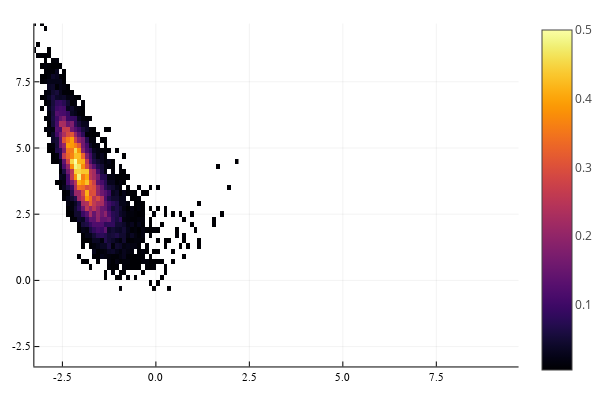
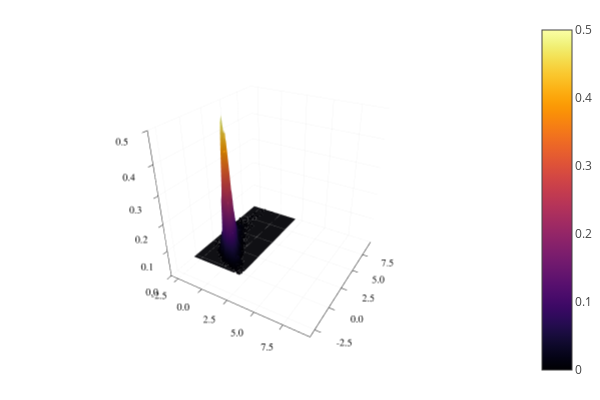

Notebook code for these charts, in order:
### Code cell
t = 1
data = componentwise_vectors_timepoint(sol, t);
plotHist([data[1] + data[3], data[2] + data[4]], 2)

### Figure 1 — Plotly figure (JSON) as saved in the notebook; plotly's stock layout.template omitted (floating-point values rounded to 4 significant figures; data arrays with more than 128 entries replaced by an {"elided": "..."} marker saying what was removed)
{"data": [{"colorbar": {"title": ""}, "colorscale": {"elided": "256x2 mixed values"}, "name": "y1", "showlegend": false, "showscale": true, "type": "heatmap", "x": [-3.3, -3.2, -3.1, -3, -2.9, -2.8, -2.7, -2.6, -2.5, -2.4, -2.3, -2.2, -2.1, -2, -1.9, -1.8, -1.7, -1.6, -1.5, -1.4, -1.3, -1.2, -1.1, -1, -0.9, -0.8, -0.7, -0.6, -0.5, -0.4, -0.3, -0.2, -0.1, 0, 0.1, 0.2, 0.3, 0.4, 0.5, 0.6, 0.7, 0.8, 0.9, 1, 1.1, 1.2, 1.3, 1.4, 1.5, 1.6, 1.7, 1.8, 1.9, 2, 2.1, 2.2], "xaxis": "x", "y": [-0.4, -0.2, 0, 0.2, 0.4, 0.6, 0.8, 1, 1.2, 1.4, 1.6, 1.8, 2, 2.2, 2.4, 2.6, 2.8, 3, 3.2, 3.4, 3.6, 3.8, 4, 4.2, 4.4, 4.6, 4.8, 5, 5.2, 5.4, 5.6, 5.8, 6, 6.2, 6.4, 6.6, 6.8, 7, 7.2, 7.4, 7.6, 7.8, 8, 8.2, 8.4, 8.6, 8.8, 9, 9.2, 9.4, 9.6, 9.8], "yaxis": "y", "z": {"elided": "51x55 float values"}, "zmax": 0.5, "zmin": 0.005}], "layout": {"annotations": [], "height": 400, "legend_position": {"bgcolor": "rgba(255, 255, 255, 1.000)", "bordercolor": "rgba(0, 0, 0, 1.000)", "borderwidth": 1, "font": {"color": "rgba(0, 0, 0, 1.000)", "family": "sans-serif", "size": 11}, "title": {"font": {"color": "rgba(0, 0, 0, 1.000)", "family": "sans-serif", "size": 15}, "text": ""}, "tracegroupgap": 0, "traceorder": "normal", "x": 1, "xanchor": "auto", "y": 1, "yanchor": "auto"}, "margin": {"b": 20, "l": 0, "r": 0, "t": 20}, "paper_bgcolor": "rgba(255, 255, 255, 1.000)", "plot_bgcolor": "rgba(255, 255, 255, 1.000)", "showlegend": true, "width": 600, "xaxis": {"anchor": "y", "domain": [0.06582, 0.9934], "gridcolor": "rgba(0, 0, 0, 0.100)", "gridwidth": 0.5, "linecolor": "rgba(0, 0, 0, 1.000)", "mirror": false, "range": [-3.25, 9.7], "showgrid": true, "showline": true, "showticklabels": true, "tickangle": 0, "tickcolor": "rgb(0, 0, 0)", "tickfont": {"color": "rgba(0, 0, 0, 1.000)", "family": "sans-serif", "size": 11}, "tickmode": "array", "ticks": "inside", "ticktext": ["-2.5", "0.0", "2.5", "5.0", "7.5"], "tickvals": [-2.5, 0, 2.5, 5, 7.5], "title": "", "titlefont": {"color": "rgba(0, 0, 0, 1.000)", "family": "sans-serif", "size": 15}, "type": "-", "visible": true, "zeroline": false, "zerolinecolor": "rgba(0, 0, 0, 1.000)"}, "yaxis": {"anchor": "x", "domain": [0.03762, 0.9902], "gridcolor": "rgba(0, 0, 0, 0.100)", "gridwidth": 0.5, "linecolor": "rgba(0, 0, 0, 1.000)", "mirror": false, "range": [-3.25, 9.7], "showgrid": true, "showline": true, "showticklabels": true, "tickangle": 0, "tickcolor": "rgb(0, 0, 0)", "tickfont": {"color": "rgba(0, 0, 0, 1.000)", "family": "sans-serif", "size": 11}, "tickmode": "array", "ticks": "inside", "ticktext": ["-2.5", "0.0", "2.5", "5.0", "7.5"], "tickvals": [-2.5, 0, 2.5, 5, 7.5], "title": "", "titlefont": {"color": "rgba(0, 0, 0, 1.000)", "family": "sans-serif", "size": 15}, "type": "-", "visible": true, "zeroline": false, "zerolinecolor": "rgba(0, 0, 0, 1.000)"}}}

### Figure 2 — Plotly figure (JSON) as saved in the notebook; plotly's stock layout.template omitted (floating-point values rounded to 4 significant figures; data arrays with more than 128 entries replaced by an {"elided": "..."} marker saying what was removed)
{"data": [{"colorbar": {"title": ""}, "colorscale": {"elided": "256x2 mixed values"}, "name": "y1", "opacity": null, "scene": "scene", "showlegend": false, "showscale": true, "type": "surface", "x": [-3.25, -3.15, -3.05, -2.95, -2.85, -2.75, -2.65, -2.55, -2.45, -2.35, -2.25, -2.15, -2.05, -1.95, -1.85, -1.75, -1.65, -1.55, -1.45, -1.35, -1.25, -1.15, -1.05, -0.95, -0.85, -0.75, -0.65, -0.55, -0.45, -0.35, -0.25, -0.15, -0.05, 0.05, 0.15, 0.25, 0.35, 0.45, 0.55, 0.65, 0.75, 0.85, 0.95, 1.05, 1.15, 1.25, 1.35, 1.45, 1.55, 1.65, 1.75, 1.85, 1.95, 2.05, 2.15], "xaxis": "x", "y": [-0.3, -0.1, 0.1, 0.3, 0.5, 0.7, 0.9, 1.1, 1.3, 1.5, 1.7, 1.9, 2.1, 2.3, 2.5, 2.7, 2.9, 3.1, 3.3, 3.5, 3.7, 3.9, 4.1, 4.3, 4.5, 4.7, 4.9, 5.1, 5.3, 5.5, 5.7, 5.9, 6.1, 6.3, 6.5, 6.7, 6.9, 7.1, 7.3, 7.5, 7.7, 7.9, 8.1, 8.3, 8.5, 8.7, 8.9, 9.1, 9.3, 9.5, 9.7], "yaxis": "y", "z": {"elided": "55x51 float values"}, "zaxis": "z", "zmax": 0.5, "zmin": 0}], "layout": {"annotations": [], "height": 400, "legend_position": {"bgcolor": "rgba(255, 255, 255, 1.000)", "bordercolor": "rgba(0, 0, 0, 1.000)", "borderwidth": 1, "font": {"color": "rgba(0, 0, 0, 1.000)", "family": "sans-serif", "size": 11}, "title": {"font": {"color": "rgba(0, 0, 0, 1.000)", "family": "sans-serif", "size": 15}, "text": ""}, "tracegroupgap": 0, "traceorder": "normal", "x": 1, "xanchor": "auto", "y": 1, "yanchor": "auto"}, "margin": {"b": 20, "l": 0, "r": 0, "t": 20}, "paper_bgcolor": "rgba(255, 255, 255, 1.000)", "plot_bgcolor": "rgba(255, 255, 255, 1.000)", "scene": {"camera": {"eye": {"x": 1.126, "y": -1.95, "z": 1.3}}, "domain": {"x": [0.06582, 0.9934], "y": [0.03762, 0.9902]}, "xaxis": {"gridcolor": "rgba(0, 0, 0, 0.100)", "gridwidth": 0.5, "linecolor": "rgba(0, 0, 0, 1.000)", "mirror": false, "range": [-3.25, 9.7], "showgrid": true, "showline": true, "showticklabels": true, "tickangle": 0, "tickcolor": "rgb(0, 0, 0)", "tickfont": {"color": "rgba(0, 0, 0, 1.000)", "family": "sans-serif", "size": 11}, "tickmode": "array", "ticks": "inside", "ticktext": ["-2.5", "0.0", "2.5", "5.0", "7.5"], "tickvals": [-2.5, 0, 2.5, 5, 7.5], "title": "", "titlefont": {"color": "rgba(0, 0, 0, 1.000)", "family": "sans-serif", "size": 15}, "type": "-", "visible": true, "zeroline": false, "zerolinecolor": "rgba(0, 0, 0, 1.000)"}, "yaxis": {"gridcolor": "rgba(0, 0, 0, 0.100)", "gridwidth": 0.5, "linecolor": "rgba(0, 0, 0, 1.000)", "mirror": false, "range": [-3.25, 9.7], "showgrid": true, "showline": true, "showticklabels": true, "tickangle": 0, "tickcolor": "rgb(0, 0, 0)", "tickfont": {"color": "rgba(0, 0, 0, 1.000)", "family": "sans-serif", "size": 11}, "tickmode": "array", "ticks": "inside", "ticktext": ["-2.5", "0.0", "2.5", "5.0", "7.5"], "tickvals": [-2.5, 0, 2.5, 5, 7.5], "title": "", "titlefont": {"color": "rgba(0, 0, 0, 1.000)", "family": "sans-serif", "size": 15}, "type": "-", "visible": true, "zeroline": false, "zerolinecolor": "rgba(0, 0, 0, 1.000)"}, "zaxis": {"gridcolor": "rgba(0, 0, 0, 0.100)", "gridwidth": 0.5, "linecolor": "rgba(0, 0, 0, 1.000)", "mirror": false, "range": [0, 0.5], "showgrid": true, "showline": true, "showticklabels": true, "tickangle": 0, "tickcolor": "rgb(0, 0, 0)", "tickfont": {"color": "rgba(0, 0, 0, 1.000)", "family": "sans-serif", "size": 11}, "tickmode": "array", "ticks": "inside", "ticktext": ["0.0", "0.1", "0.2", "0.3", "0.4", "0.5"], "tickvals": [0, 0.1, 0.2, 0.3, 0.4, 0.5], "title": "", "titlefont": {"color": "rgba(0, 0, 0, 1.000)", "family": "sans-serif", "size": 15}, "type": "-", "visible": true, "zeroline": false, "zerolinecolor": "rgba(0, 0, 0, 1.000)"}}, "showlegend": true, "width": 600}}
